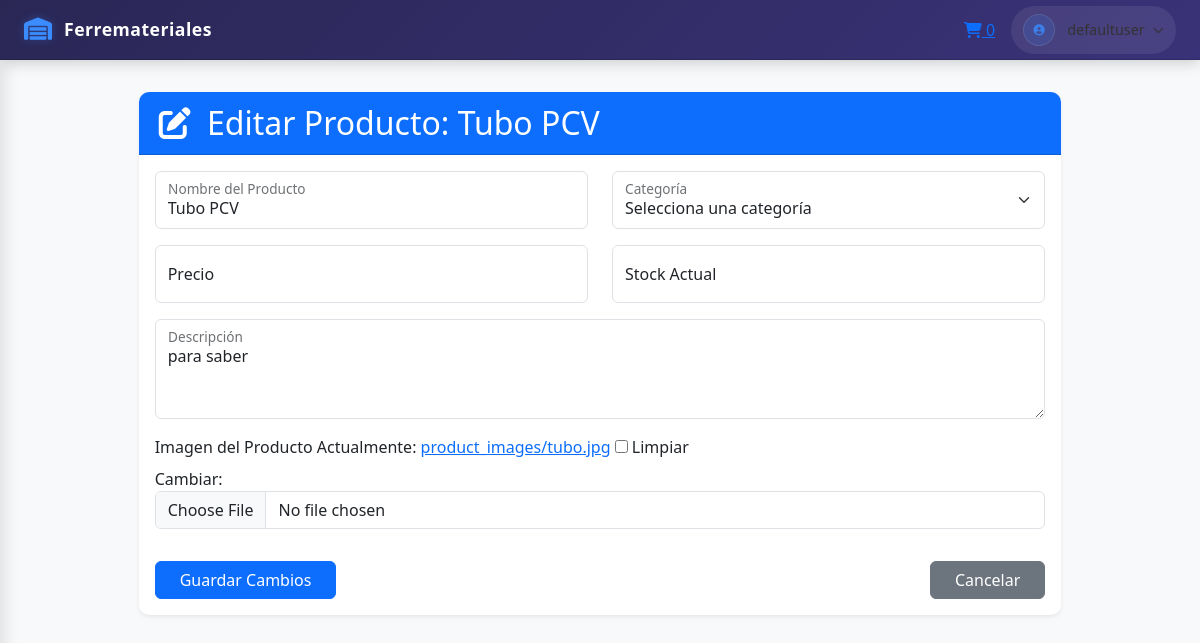
/inventario/1/edit/ (signed in), run on the app's committed database.
### apps/users/models.py (models this page shows, shortened)
class CustomUser(AbstractUser):
    username = models.CharField(max_length=150, unique=True, default='defaultuser')
    email = models.EmailField(_("email address"), unique=True)
    ROLE_CHOICES = [
        ('cliente', 'Cliente'),
        ('trabajador', 'Trabajador'),
        ('admin', 'Administrador'),
        ('superadmin', 'Superadministrador')
    ]
    role = models.CharField(max_length=20, choices=ROLE_CHOICES, default='cliente')
    USERNAME_FIELD = "username"
    REQUIRED_FIELDS = ["email"]
    objects = CustomUserManager()
    class Meta:
        db_table = 'custom_user'
        verbose_name = _("User")
        verbose_name_plural = _("Users")

### apps/inventory/models.py (models this page shows, shortened)
class Product(models.Model):
    name = models.CharField(
        _("Name"),
        max_length=100,
        unique=True
    )
    unit = models.CharField(
        _("Unit"),
        max_length=50
    )
    category = models.ForeignKey(
        'Category',
        verbose_name=_("Category"),
        on_delete=models.SET_NULL,
        null=True,
        blank=True
    )
    price = models.DecimalField(
        _("Price"),
        max_digits=10,
        decimal_places=2,
        default=0.00
    )
    discount_percent = models.PositiveIntegerField(
        _("Discount Percent"),
        default=0,
        help_text=_("Discount percentage for the product")
    )
    is_new = models.BooleanField(
        _("Is New"),
        default=False,
        help_text=_("Designates whether the product is new")
    )
    current_stock = models.DecimalField(
        _("Current Stock"),
        max_digits=10,
        decimal_places=2
    )
    description = models.TextField(
        _("Description"),
        blank=True,
        help_text=_("Detailed description of the product")
    )
    image = models.ImageField(
        _("Product Image"),
        upload_to='product_images/',
        null=True,
        blank=True
    )
    class Meta:
        app_label = "inventory"
        db_table = "products"
        verbose_name = _("Product")
        verbose_name_plural = _("Products")

### apps/inventory/views.py (the view)
# urls.py: path('<int:pk>/edit/', product_edit, name='product_edit'),
def product_edit(request, pk):
    product = get_object_or_404(Product, pk=pk)
    if request.method == 'POST':
        form = ProductForm(request.POST, request.FILES, instance=product)
        if form.is_valid():
            form.save()
            messages.success(request, 'Producto actualizado correctamente.')
            return redirect('inventory:product_list')
    else:
        form = ProductForm(instance=product)
    context = {
        'form': form,
        'product': product
    }
    if request.GET.get('modal') == '1':
        return render(request, 'inventory/_product_form.html', context)
    return render(request, 'inventory/product_edit.html', context)

### apps/inventory/forms.py
class ProductForm(forms.ModelForm):
    def __init__(self, *args, **kwargs):
        super().__init__(*args, **kwargs)
        for field_name, field in self.fields.items():
            field.widget.attrs.update({
                'class': 'form-control',
                'placeholder': field.label
            })
    class Meta:
        model = Product
        fields = [
            'name',
            'category',
            'price',
            'unit',
            'description',
            'discount_percent',
            'is_new',
            'current_stock',
            'image'
        ]

### templates/inventory/product_edit.html (shortened to what this page needs)
{% extends 'base.html' %}
{% load static %}
{% block content %}
<div class="container-fluid">
    <div class="row justify-content-center">
        <div class="col-md-10">
            <div class="card shadow-sm">
                <div class="card-header bg-primary text-white">
                    <h2 class="mb-0"><i class="fas fa-edit me-2"></i> Editar Producto: {{ form.instance.name }}</h2>
                </div>
                <div class="card-body">
                    <form method="post" enctype="multipart/form-data" class="needs-validation" novalidate>
                        <div class="row">
                            <div class="col-md-6">
                                <div class="form-floating mb-3">
                                    <input type="text" class="form-control" id="{{ form.name.id_for_label }}" name="{{ form.name.name }}" placeholder="Nombre del Producto" value="{{ form.name.value|default:'' }}">
                                    <label for="{{ form.name.id_for_label }}">Nombre del Producto</label>
                                </div>
                            </div>
                            <div class="col-md-6">
                                <div class="form-floating mb-3">
                                    <select class="form-select" id="{{ form.category.id_for_label }}" name="{{ form.category.name }}" aria-label="Categoría">
                                        <option value="">Selecciona una categoría</option>
                                    </select>
                                    <label for="{{ form.category.id_for_label }}">Categoría</label>
                                </div>
                            </div>
                        </div>
                        <div class="row">
                            <div class="col-md-6">
                                <div class="form-floating mb-3">
                                    <input type="number" step="0.01" class="form-control" id="{{ form.price.id_for_label }}" name="{{ form.price.name }}" placeholder="Precio" value="{{ form.price.value|default:'' }}">
                                    <label for="{{ form.price.id_for_label }}">Precio</label>
                                </div>
                            </div>
                            <div class="col-md-6">
                                <div class="form-floating mb-3">
                                    <input type="number" class="form-control" id="{{ form.current_stock.id_for_label }}" name="{{ form.current_stock.name }}" placeholder="Stock Actual" value="{{ form.current_stock.value|default:'' }}">
                                    <label for="{{ form.current_stock.id_for_label }}">Stock Actual</label>
                                </div>
                            </div>
                        </div>
                        <div class="row">
                            <div class="col-md-12">
                                <div class="form-floating mb-3">
                                    <textarea class="form-control" id="{{ form.description.id_for_label }}" name="{{ form.description.name }}" placeholder="Descripción" style="height: 100px;">{{ form.description.value|default:'' }}</textarea>
                                    <label for="{{ form.description.id_for_label }}">Descripción</label>
                                </div>
                            </div>
                        </div>
                        <div class="row">
                            <div class="col-md-12">
                                <div class="mb-3">
                                    <label for="{{ form.image.id_for_label }}" class="form-label">Imagen del Producto</label>
                                    {{ form.image }}
                                </div>
                            </div>
                        </div>
                        <div class="mt-3 d-flex justify-content-between">
                            <button type="submit" class="btn btn-primary px-4">Guardar Cambios</button>
                            <a href="{% url 'inventory:product_list' %}" class="btn btn-secondary px-4">Cancelar</a>
                        </div>
                    </form>
                </div>
            </div>
        </div>
    </div>
</div>
{% endblock %}

### templates/includes/navbar.html (shortened to what this page needs)
<header class="dashboard-header">
    <div class="header-container">
        <div class="header-left">
            <a class="brand" href="{% if user.is_authenticated %}{% url 'catalog' %}{% else %}/{% endif %}">
                <i class="fas fa-warehouse brand-icon"></i>
                <span class="brand-name" style="color: white;">Ferremateriales</span>
            </a>
        </div>
        <div class="header-right">
            {% if user.is_authenticated and user.role == 'cliente' %}
            <a href="{% url 'cart:cart_detail' %}" class="cart-link">
                <i class="fas fa-shopping-cart"></i>
                <span class="cart-count" id="cartItemCount">0</span>
            </a>
            {% endif %}
            <div class="user-dropdown dropdown">
                <button class="user-btn" type="button" id="userDropdown" data-bs-toggle="dropdown">
                    <div class="user-avatar">
                        <i class="fas fa-user-circle"></i>
                    </div>
                    <span class="user-name">{{ user.username }}</span>
                    <i class="fas fa-chevron-down"></i>
                </button>
            </div>
        </div>
    </div>
</header>

### static/css/adap.css (style rules this page uses)
:root { --primary-color: #2c3e50; --secondary-color: #3498db; --accent-color: #e74c3c; --light-color: #f8f9fa; --dark-color: #1a252f; --success-color: #2ecc71; --warning-color: #f39c12; --info-color: #3498db; --sidebar-width: 280px; --transition-speed: 0.3s; --header-height: 60px; --sidebar-dark: #2a2755; --sidebar-accent: #3d3780; --header-bg: linear-gradient(135deg, #2a2755, #3a3278); --sidebar-text: #ffffff; --sidebar-text-active: #ffffff; --header-text-hover: #ffffff; --primary-blue: #3a8cff; --primary-purple: #6a5acd; --primary-pink: #ff4d8d; --secondary-pink: rgba(255, 77, 141, 0.15); --transition: all 0.3s cubic-bezier(0.25, 0.8, 0.25, 1); }
body { font-family: 'Segoe UI', 'Roboto', sans-serif; background-color: #f5f7fa; color: #333; overflow-x: hidden; padding-top: var(--header-height); }
.dashboard-header { position: fixed; top: 0; left: 0; right: 0; height: var(--header-height); background: var(--header-bg); box-shadow: 0 2px 15px rgba(0,0,0,0.2); z-index: 1030; display: flex; align-items: center; padding: 0 1.5rem; border-bottom: 1px solid rgba(0,0,0,0.15); }
.header-container { width: 100%; display: flex; justify-content: space-between; align-items: center; }
.header-left { display: flex; align-items: center; }
.brand { display: flex; align-items: center; text-decoration: none; color: var(--header-text); font-weight: 600; }
.brand-icon { font-size: 1.4rem; color: var(--primary-blue); margin-right: 0.75rem; text-shadow: 0 0 10px rgba(58, 140, 255, 0.3); }
.brand-name { font-size: 1.1rem; letter-spacing: 0.5px; }
.header-right { display: flex; align-items: center; gap: 1rem; }
.user-dropdown { position: relative; }
.user-btn { background: rgba(255,255,255,0.08); border: none; color: var(--header-text); display: flex; align-items: center; cursor: pointer; padding: 0.5rem 0.75rem; border-radius: 30px; transition: var(--transition); }
.user-avatar { width: 32px; height: 32px; border-radius: 50%; background: rgba(58, 140, 255, 0.15); color: var(--primary-blue); display: flex; align-items: center; justify-content: center; font-size: 1.1rem; margin-right: 0.75rem; border: 1px solid rgba(255,255,255,0.1); }
.user-name { font-weight: 500; font-size: 0.9rem; margin-right: 0.5rem; }
.user-btn i:last-child { font-size: 0.7rem; opacity: 0.8; }
.card { border-radius: 10px; box-shadow: 0 4px 12px rgba(0, 0, 0, 0.1); border: none; margin-bottom: 20px; transition: transform 0.3s ease; }
.card-header { background-color: var(--primary-color); color: white; border-radius: 10px 10px 0 0 !important; padding: 12px 20px; font-weight: 600; }
.form-control { border-radius: 0.375rem; }
.form-floating > .form-control { height: calc(3.5rem + 2px); line-height: 1.25; }
.form-floating > label { padding: 1rem 0.75rem; }

### data on the page
CustomUser: username "defaultuser"
Product: instance.name "Tubo PCV", name "Tubo PCV", description "para saber"
